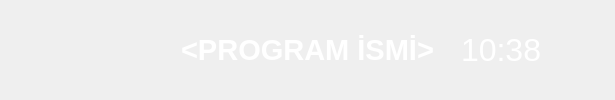
              <widget class="QFrame" name="frame_6">
               <property name="styleSheet">
                <string notr="true">	border: none;</string>
               </property>
               <property name="frameShape">
                <enum>QFrame::StyledPanel</enum>
               </property>
               <property name="frameShadow">
                <enum>QFrame::Raised</enum>
               </property>
               <layout class="QHBoxLayout" name="horizontalLayout">
                <property name="spacing">
                 <number>0</number>
                </property>
                <property name="leftMargin">
                 <number>0</number>
                </property>
                <property name="topMargin">
                 <number>0</number>
                </property>
                <property name="rightMargin">
                 <number>0</number>
                </property>
                <property name="bottomMargin">
                 <number>0</number>
                </property>
                <item>
                 <widget class="QFrame" name="frame_8">
                  <property name="minimumSize">
                   <size>
                    <width>181</width>
                    <height>51</height>
                   </size>
                  </property>
                  <property name="maximumSize">
                   <size>
                    <width>181</width>
                    <height>51</height>
                   </size>
                  </property>
                  <property name="frameShape">
                   <enum>QFrame::StyledPanel</enum>
                  </property>
                  <property name="frameShadow">
                   <enum>QFrame::Raised</enum>
                  </property>
                  <layout class="QHBoxLayout" name="horizontalLayout_7">
                   <property name="spacing">
                    <number>0</number>
                   </property>
                   <property name="leftMargin">
                    <number>0</number>
                   </property>
                   <property name="topMargin">
                    <number>0</number>
                   </property>
                   <property name="rightMargin">
                    <number>0</number>
                   </property>
                   <property name="bottomMargin">
                    <number>0</number>
                   </property>
                   <item>
                    <widget class="QLabel" name="label_2">
                     <property name="minimumSize">
                      <size>
                       <width>101</width>
                       <height>41</height>
                      </size>
                     </property>
                     <property name="maximumSize">
                      <size>
                       <width>101</width>
                       <height>41</height>
                      </size>
                     </property>
                     <property name="font">
                      <font>
                       <family>Segoe UI</family>
                       <pointsize>24</pointsize>
                       <weight>50</weight>
                       <bold>false</bold>
                      </font>
                     </property>
                     <property name="styleSheet">
                      <string notr="true">color:rgb(255, 255, 255);
</string>
                     </property>
                     <property name="text">
                      <string/>
                     </property>
                    </widget>
                   </item>
                  </layout>
                 </widget>
                </item>
                <item>
                 <widget class="QLabel" name="program_name_label">
                  <property name="maximumSize">
                   <size>
                    <width>16777215</width>
                    <height>50</height>
                   </size>
                  </property>
                  <property name="font">
                   <font>
                    <family>Segoe UI</family>
                    <pointsize>22</pointsize>
                    <weight>75</weight>
                    <bold>true</bold>
                   </font>
                  </property>
                  <property name="styleSheet">
                   <string notr="true">background: transparent;
color:rgb(255, 255, 255);
background-position: center;</string>
                  </property>
                  <property name="text">
                   <string>&lt;html&gt;&lt;head/&gt;&lt;body&gt;&lt;p align=&quot;center&quot;&gt;&amp;lt;PROGRAM İSMİ&amp;gt;&lt;/p&gt;&lt;/body&gt;&lt;/html&gt;</string>
                  </property>
                 </widget>
                </item>
                <item>
                 <widget class="QFrame" name="frame_7">
                  <property name="minimumSize">
                   <size>
                    <width>181</width>
                    <height>51</height>
                   </size>
                  </property>
                  <property name="maximumSize">
                   <size>
                    <width>181</width>
                    <height>51</height>
                   </size>
                  </property>
                  <property name="frameShape">
                   <enum>QFrame::StyledPanel</enum>
                  </property>
                  <property name="frameShadow">
                   <enum>QFrame::Raised</enum>
                  </property>
                  <layout class="QHBoxLayout" name="horizontalLayout_5">
                   <property name="spacing">
                    <number>0</number>
                   </property>
                   <property name="leftMargin">
                    <number>0</number>
                   </property>
                   <property name="topMargin">
                    <number>0</number>
                   </property>
                   <property name="rightMargin">
                    <number>25</number>
                   </property>
                   <property name="bottomMargin">
                    <number>0</number>
                   </property>
                   <item>
                    <widget class="QLabel" name="clock_label">
                     <property name="minimumSize">
                      <size>
                       <width>101</width>
                       <height>41</height>
                      </size>
                     </property>
                     <property name="maximumSize">
                      <size>
                       <width>101</width>
                       <height>41</height>
                      </size>
                     </property>
                     <property name="font">
                      <font>
                       <family>Segoe UI</family>
                       <pointsize>24</pointsize>
                       <weight>50</weight>
                       <bold>false</bold>
                      </font>
                     </property>
                     <property name="styleSheet">
                      <string notr="true">color:rgb(255, 255, 255);
</string>
                     </property>
                     <property name="text">
                      <string>10:38</string>
                     </property>
                    </widget>
                   </item>
                  </layout>
                 </widget>
                </item>
               </layout>
              </widget>
